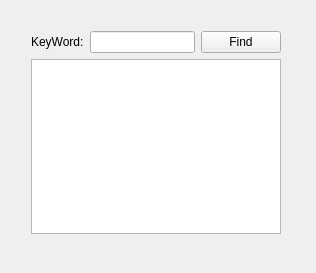
<?xml version="1.0" encoding="UTF-8"?>
<ui version="4.0">
 <class>TextFinderClass</class>
 <widget class="QWidget" name="TextFinderClass">
  <property name="geometry">
   <rect>
    <x>0</x>
    <y>0</y>
    <width>316</width>
    <height>273</height>
   </rect>
  </property>
  <property name="windowTitle">
   <string>TextFinder</string>
  </property>
  <widget class="QWidget" name="">
   <property name="geometry">
    <rect>
     <x>20</x>
     <y>20</y>
     <width>272</width>
     <height>225</height>
    </rect>
   </property>
   <layout class="QVBoxLayout" name="verticalLayout">
    <item>
     <layout class="QHBoxLayout" name="horizontalLayout">
      <item>
       <widget class="QLabel" name="label">
        <property name="text">
         <string>KeyWord:</string>
        </property>
       </widget>
      </item>
      <item>
       <widget class="QLineEdit" name="lineEdit"/>
      </item>
      <item>
       <widget class="QPushButton" name="findButton">
        <property name="text">
         <string>Find</string>
        </property>
       </widget>
      </item>
     </layout>
    </item>
    <item>
     <widget class="QTextEdit" name="textEdit"/>
    </item>
   </layout>
  </widget>
 </widget>
 <layoutdefault spacing="6" margin="11"/>
 <resources>
  <include location="textfinder.qrc"/>
 </resources>
 <connections/>
</ui>
